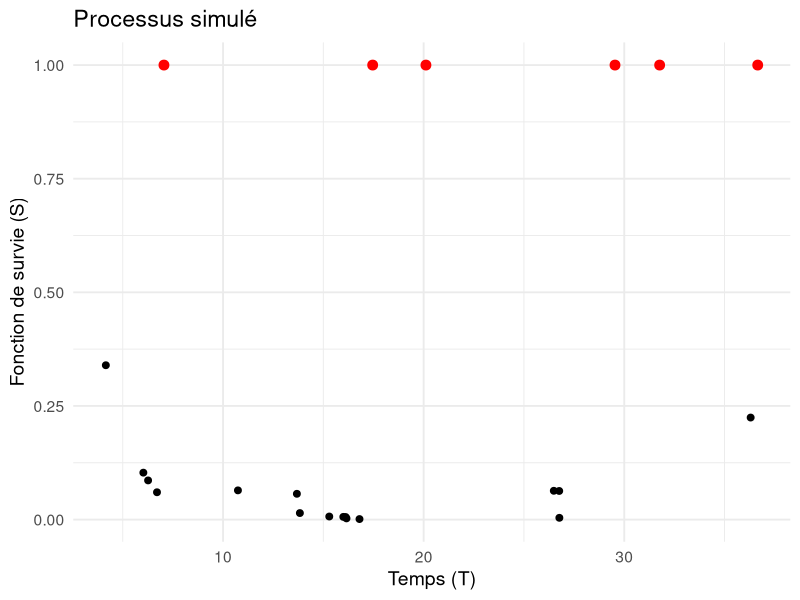
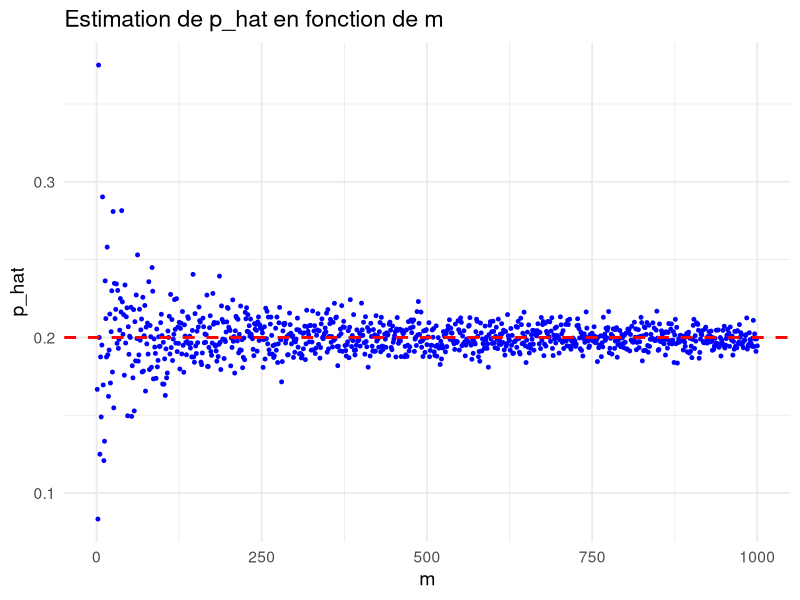
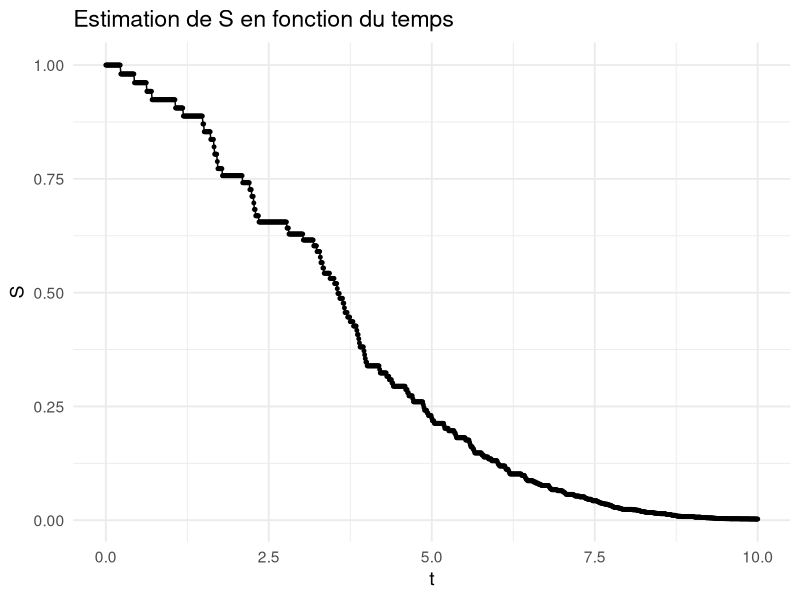
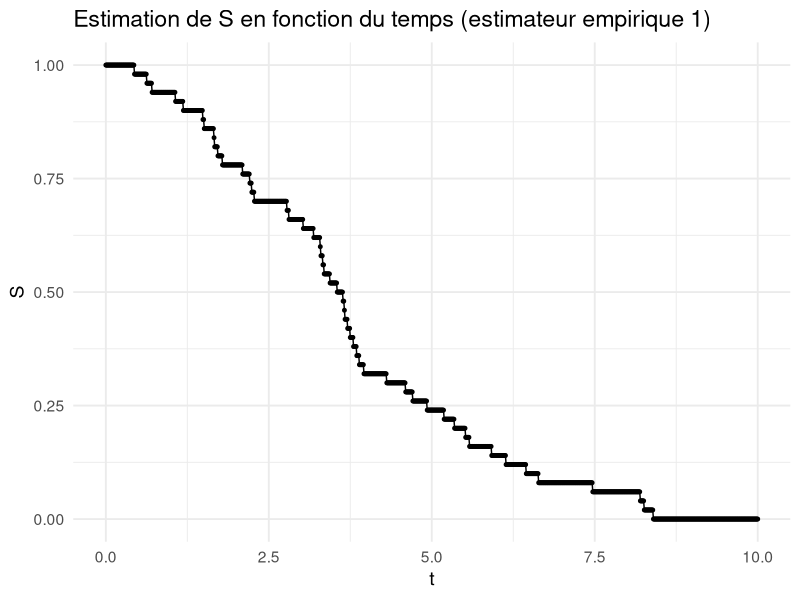
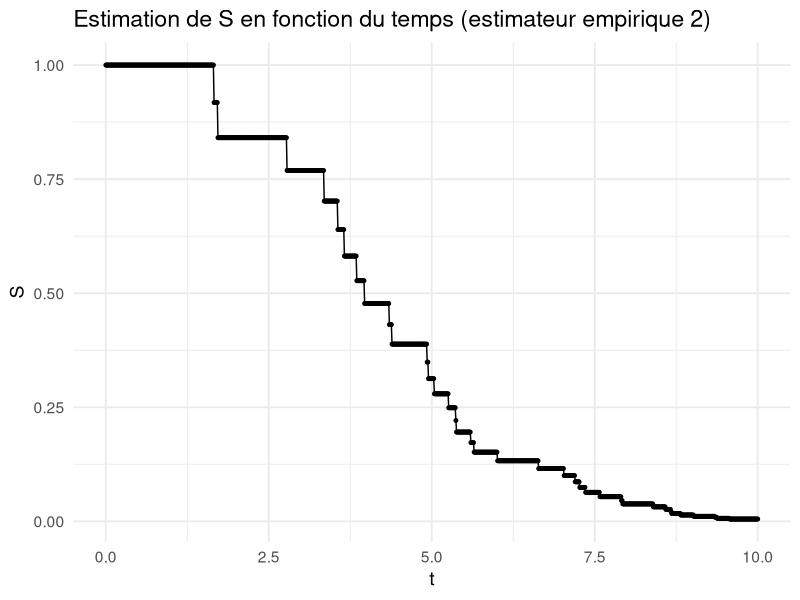
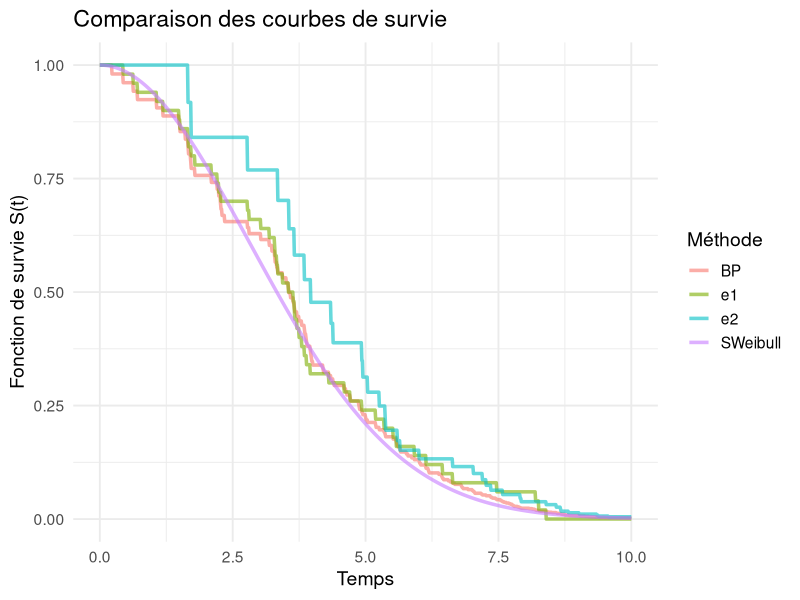
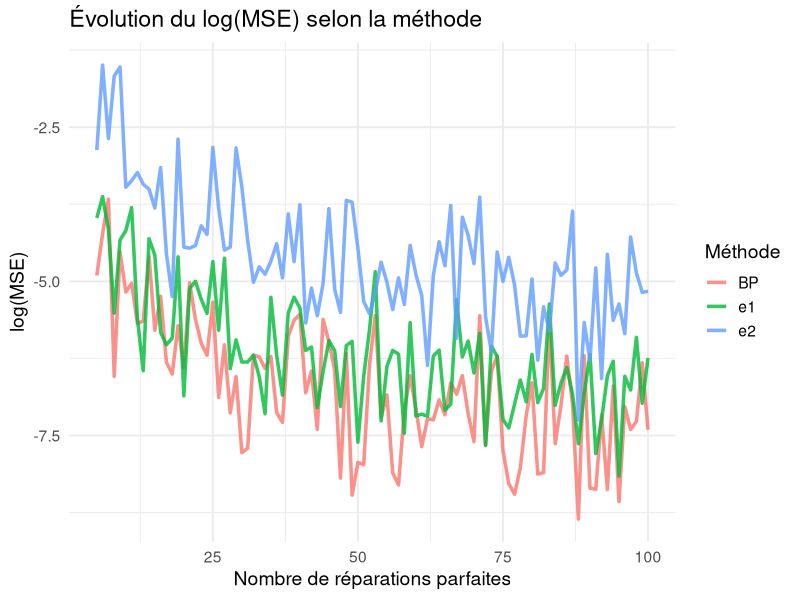
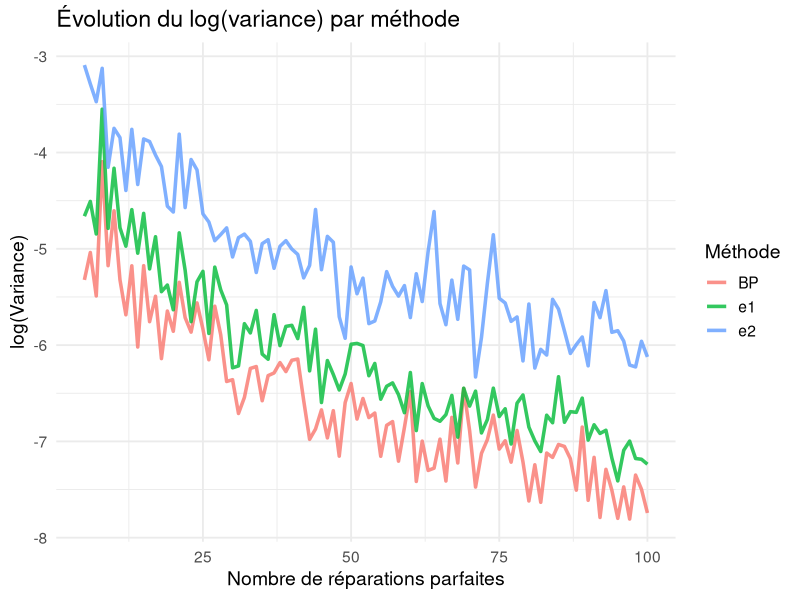

Source code (R) for these figures, in order:
## ---- chunk 1
knitr::opts_chunk$set(echo = TRUE)
## ---- chunk 2
library(ggplot2)
library(tidyr)
library(dplyr)
## ---- chunk 3
simulPPh1 <- function(k)
{
  return(cumsum(rexp(k, 1)))
}
## ---- chunk 4
invWeibull <- function(y, alpha=1, beta=2)
{
  return(alpha*y**(1/beta))
}
## ---- chunk 5
simulPPIWeibull <- function(m, alpha, beta, p)
{
  k <- rgeom(1, p)+1
  A_k = simulPPh1(k)
  T_k = c(invWeibull(A_k, alpha, beta))
  S_k = c(exp(-(head(T_k,-1)/alpha)**beta),1) 
  T_succes = c(tail(T_k,1)) #le temps où il ya la rep parfaite
  S_succes = c(tail(S_k,1)) #et sa valeur de fonction de survie associée
  for(i in 1:m-1)
  {
   k <- rgeom(1, p)+1
   A_k = simulPPh1(k)
   T_k_temp = c(invWeibull(A_k, alpha, beta))
   T_k = c(T_k, tail(T_k,1) + T_k_temp)
   S_k = c(S_k,exp(-(T_k_temp[-1]/alpha)**beta),1)
   T_succes = c(T_succes, tail(T_k,1))
   S_succes = c(S_succes, tail(S_k,1))
  }
  return(list(T = T_k,S=S_k, T_succes = T_succes,S_succes=S_succes))
}
## ---- chunk 6
m <- 5
p <- 0.2
result <- simulPPIWeibull(m, 4, 2, p)
print(result)

df_result <- data.frame(T = result$T, S = result$S)
df_succes <- data.frame(T = result$T_succes, S = result$S_succes)

ggplot(df_result, aes(x = T, y = S)) +
  geom_point(color = "black", size = 2) +          
  geom_point(data = df_succes, aes(x = T, y = S), color = "red", size = 3) +
  labs(title = "Processus simulé",
       x = "Temps (T)",
       y = "Fonction de survie (S)") +
  theme_minimal(base_size = 14)

## ---- chunk 7
MLE_P <- function(m,n)
{
  return(m/n)
}
## ---- chunk 8
p_hat <- c()
for (m in 1:1000) {
  process <- simulPPIWeibull(m, 1, 2, 0.2)
  p_hat <- c(p_hat, m / length(process$T))
}

df <- data.frame(m = 1:1000, p_hat = p_hat)

  ggplot(df, aes(x = m, y = p_hat)) +
    geom_point(color = "blue", size = 1) +       
    geom_hline(yintercept = 0.2, color = "red", linetype = "dashed", size = 1) +  
    labs(title = "Estimation de p_hat en fonction de m",
         x = "m",
         y = "p_hat") +
    theme_minimal(base_size = 14)

## ---- chunk 9
simulPPIWeibull2 <- function(m, alpha, beta, p)
{
  k <- rgeom(1, p)+1
  A_k = simulPPh1(k)
  T_k = c(invWeibull(A_k, alpha, beta))
  Z_k = c(rep(0,k-1),1)
  T_succes = tail(T_k,1)
  for(i in 1:m-1)
  {
   k <- rgeom(1, p)+1
   A_k = simulPPh1(k)
   T_k_temp = c(invWeibull(A_k, alpha, beta))
   T_k = c(T_k, tail(T_k,1) + T_k_temp)
   Z_k = c(Z_k,rep(0,k-1),1)
   T_succes = c(T_succes, tail(T_k,1))
  }
  return(list(T = T_k,Z=Z_k, T_succes = T_succes))
}
## ---- chunk 10
res<-simulPPIWeibull2(50,4,2,0.2)
Z<-res$Z
T<-res$T 
## ---- chunk 11
MLE_S <- function(T,Z)
{
  n<-length(Z)
  x <- c()
  last_perfect <- 0
  for (i in 1:n){
    x <- c(x,T[i]-last_perfect)
  if (Z[i]==1){
    last_perfect<-T[i]
  }
  }
  idx<-order(x)
  x_order<-x[idx]
  z_order<-Z[idx]
  phi_hat<-c()
  for (i in 1:(n-1)){
    k<-sum(z_order[i:(n-1)])
    phi_hat<-c(phi_hat,k/(k+1))
  }
  phi_hat<-c(phi_hat,0)
  return(list(x_order = x_order,phi_hat=phi_hat))
}
plot_MLE_S <-function(t,x_order,phi_hat) {
  x_order<-c(x_order,Inf)
  S_hat<-rep(1,length(t))
  # Inférieur au premier temps de panne
  count<-1
  while (t[count]<x_order[1]){
    count<-count+1
  }
  i<-1
  phi<-phi_hat[1]
  #Entre deux temps de pannes ou supérieur au dernier
  for (j in count:length(t)){
    if (t[j]>x_order[i+1]){
      phi<-phi*phi_hat[i]
      i<-i+1
    }
    S_hat[j]=phi
  }
  return(S_hat)
}
## ---- chunk 12
r<-MLE_S(T,Z)
t<-seq(0,10,0.01)
S_hatBP <- plot_MLE_S(t,r$x_order,r$phi_hat)
df <- data.frame(t = t, S_hat = S_hatBP)
ggplot(df, aes(x = t, y = S_hatBP)) +
  geom_point(color = "black", size = 1) +       
  geom_line()+
  labs(title = "Estimation de S en fonction du temps",
       x = "t",
       y = "S") +
  theme_minimal(base_size = 14)
## ---- chunk 13
MLE_emp_1 <- function(T,Z)
{
  n<-length(Z)
  delta_t <- c()
  last_perfect <- 0
  for (i in 1:(n-1)){
    if(Z[i]==1){
      delta_t <- c(delta_t,T[i+1]-T[i])
    }
  }
  idd<-order(delta_t)
  delta_t_ordered <- delta_t[idd]
  return(delta_t_ordered)
}

plot_MLE_emp_1 <- function(t, x)
{
  num_perfect <- length(x)
  x<-c(x,Inf)
  S_hat<-rep(1,length(t))
  # Inférieur au premier temps de panne
  count<-1
  while (t[count]<x[1]){
    S_hat[count] <- 1
    count<-count+1
  }
  i<-1
  S_hat[count]<-(num_perfect - 1)/num_perfect
  #Entre deux temps de pannes ou supérieur au dernier
  for (j in count:length(t)){
    if (t[j]>x[i+1]){
      i<-i+1
    }
    S_hat[j]=(num_perfect - i)/num_perfect
  }
  return(S_hat)
}
## ---- chunk 14
idd<-MLE_emp_1(T,Z)
idd
S_hat_e1 <- plot_MLE_emp_1(t,idd)
df <- data.frame(t = t, S_hat_e1 =S_hat_e1)
ggplot(df, aes(x = t, y =S_hat_e1)) +
  geom_point(color = "black", size = 1) +       
  geom_line()+
  labs(title = "Estimation de S en fonction du temps (estimateur empirique 1)",
       x = "t",
       y = "S") +
  theme_minimal(base_size = 14)
## ---- chunk 15
MLE_emp_2_c <- function(T,Z)
{
  n<-length(Z)
  perfects <- c()
  last_perfect <- 0
  for (i in 1:n){
    if(Z[i]==1){
      perfects <- c(perfects,T[i])
    }
  }
  inter_perfects <- c()
  inter_perfects <- c(perfects[1])
  for (i in 1:length(perfects)-1){
    inter_perfects <- c(inter_perfects, perfects[i+1] - perfects[i])
  }
  idd<-order(inter_perfects)
  inter_perfects_ordered <- inter_perfects[idd]
  return(inter_perfects_ordered)
}

plot_MLE_emp_2 <- function(t, ipo, Z)
{
  num_repairs <- length(Z)
  num_perfect <- length(ipo)
  ipo<-c(ipo,Inf)
  S_hat_y<-rep(1,length(t))
  # Inférieur au premier temps de panne
  count<-1
  while (t[count]<ipo[1]){
    S_hat_y[count] <- 1
    count<-count+1
  }
  i<-1
  S_hat_y[count]<-(num_perfect - 1)/num_perfect
  #Entre deux temps de pannes ou supérieur au dernier
  for (j in (count+1):length(t)){
    if (t[j]>ipo[i+1]){
      i<-i+1
    }
    S_hat_y[j]=(num_perfect - i)/num_perfect
  }
  
  S_hat <- (S_hat_y)**(num_repairs / num_perfect)
  
  return(S_hat)
}
## ---- chunk 16
ipo<-MLE_emp_2_c(T,Z)
ipo
S_hat_e2 <- plot_MLE_emp_2(t,ipo, Z)
df <- data.frame(t = t, S_hat_e2 =S_hat_e2)
ggplot(df, aes(x = t, y =S_hat_e2)) +
  geom_point(color = "black", size = 1) +       
  geom_line()+
  labs(title = "Estimation de S en fonction du temps (estimateur empirique 2)",
       x = "t",
       y = "S") +
  theme_minimal(base_size = 14)
## ---- chunk 17
SWeibull <- function(y, alpha=1, beta=2)
{
  return(exp(-(y/alpha)**beta))
}
## ---- chunk 18

df <- data.frame(
  t = t,
  SWeibull = SWeibull(t, 4, 2),
  BP = S_hatBP,
  e1 = S_hat_e1,
  e2 = S_hat_e2
)

df_long <- df %>%
  pivot_longer(cols = -t, names_to = "Méthode", values_to = "Survie")

# Plot
ggplot(df_long, aes(x = t, y = Survie, color = Méthode)) +
  geom_line(size = 1.2,alpha = 0.6) +
  labs(title = "Comparaison des courbes de survie",
       x = "Temps",
       y = "Fonction de survie S(t)",
       color = "Méthode") +
  theme_minimal(base_size = 14)

## ---- chunk 19
nrpm <- 100 # Nombre de réparations parfaites max
mse_BP <- c()
mse_e1 <- c()
mse_e2 <- c()
for (m in 5:nrpm){
  res<-simulPPIWeibull2(m,4,2,0.1)
  Z<-res$Z
  T<-res$T
  t<-seq(0,10,0.1*1/m)
  S_t <- SWeibull(t, 4,2)
  r<-MLE_S(T,Z)
  S_hatBP <- plot_MLE_S(t,r$x_order,r$phi_hat)
  idd<-MLE_emp_1(T,Z)
  S_hat_e1 <- plot_MLE_emp_1(t,idd)
  ipo<-MLE_emp_2_c(T,Z)
  S_hat_e2 <- plot_MLE_emp_2(t,ipo, Z)
  mse_BP <- c(mse_BP, sum((S_t - S_hatBP)**2)/length(S_t))
  mse_e1 <- c(mse_e1, sum((S_t - S_hat_e1)**2)/length(S_t))
  mse_e2 <- c(mse_e2, sum((S_t - S_hat_e2)**2)/length(S_t))
}
## ---- chunk 20

df_mse <- data.frame(
  m = seq(5,nrpm),
  BP = log(mse_BP),
  e1 = log(mse_e1),
  e2 = log(mse_e2)
)

df_mse_long <- df_mse %>%
  pivot_longer(cols = -m, names_to = "Méthode", values_to = "log_MSE")

ggplot(df_mse_long, aes(x = m, y = log_MSE, color = Méthode)) +
  geom_line(size = 1.2, alpha = 0.8) +
  labs(title = "Évolution du log(MSE) selon la méthode",
       x = "Nombre de réparations parfaites",
       y = "log(MSE)",
       color = "Méthode") +
  theme_minimal(base_size = 14)

## ---- chunk 21
nrpm <- 100 # Nombre de réparations parfaites max
niter <- 10
var_BP <- rep(0,nrpm)
var_e1 <- rep(0,nrpm)
var_e2 <- c(0,nrpm)
for (m in 5:nrpm){
  t<-seq(0,10,0.1*1/m)
  moy_BP <- rep(0,length(t))
  moy_e1 <- rep(0,length(t))
  moy_e2 <- rep(0,length(t))
  moy_BPs <- rep(0,length(t))
  moy_e1s <- rep(0,length(t))
  moy_e2s <- rep(0,length(t))
  for (i in 1:niter){
    res<-simulPPIWeibull2(m,4,2,0.2)
    Z<-res$Z
    T<-res$T 
    r<-MLE_S(T,Z)
    S_hatBP <- plot_MLE_S(t,r$x_order,r$phi_hat)
    idd<-MLE_emp_1(T,Z)
    S_hat_e1 <- plot_MLE_emp_1(t,idd)
    ipo<-MLE_emp_2_c(T,Z)
    S_hat_e2 <- plot_MLE_emp_2(t,ipo, Z)
    moy_BP <- moy_BP + S_hatBP
    moy_e1 <- moy_e1 + S_hat_e1
    moy_e2 <- moy_e2 + S_hat_e2
    moy_BPs <- moy_BPs + S_hatBP**2
    moy_e1s <- moy_e1s + S_hat_e1**2
    moy_e2s <- moy_e2s + S_hat_e2**2
  }
  moy_BP <- moy_BP / niter
  moy_e1 <- moy_e1 / niter
  moy_e2 <- moy_e2 / niter
  moy_BPs <- moy_BPs / niter
  moy_e1s <- moy_e1s / niter
  moy_e2s <- moy_e2s / niter
  var_BP[m] <- sum(moy_BPs - moy_BP**2)/length(t)
  var_e1[m] <- sum(moy_e1s - moy_e1**2)/length(t)
  var_e2[m] <- sum(moy_e2s - moy_e2**2)/length(t)
}
## ---- chunk 22
df_var <- data.frame(
  m =  seq(5,nrpm),
  BP = log(var_BP[-(1:4)]),
  e1 = log(var_e1[-(1:4)]),
  e2 = log(var_e2[-(1:4)])
)

df_var_long <- df_var %>%
  pivot_longer(cols = -m, names_to = "Méthode", values_to = "logVar")

ggplot(df_var_long, aes(x = m, y = logVar, color = Méthode)) +
  geom_line(size = 1.2, alpha = 0.8) +
  labs(title = "Évolution du log(variance) par méthode",
       x = "Nombre de réparations parfaites",
       y = "log(Variance)",
       color = "Méthode") +
  theme_minimal(base_size = 14)

